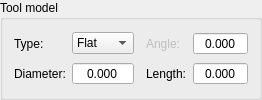
          <widget class="GroupBox" name="grpTool">
           <property name="title">
            <string>Tool model</string>
           </property>
           <layout class="QGridLayout" name="gridLayout">
            <item row="0" column="0">
             <widget class="QLabel" name="label_3">
              <property name="text">
               <string>Type:</string>
              </property>
             </widget>
            </item>
            <item row="1" column="0">
             <widget class="QLabel" name="label_4">
              <property name="text">
               <string>Diameter:</string>
              </property>
             </widget>
            </item>
            <item row="0" column="1">
             <widget class="QComboBox" name="cboToolType">
              <property name="sizePolicy">
               <sizepolicy hsizetype="Expanding" vsizetype="Fixed">
                <horstretch>0</horstretch>
                <verstretch>0</verstretch>
               </sizepolicy>
              </property>
              <item>
               <property name="text">
                <string>Flat</string>
               </property>
              </item>
              <item>
               <property name="text">
                <string>Conic</string>
               </property>
              </item>
             </widget>
            </item>
            <item row="0" column="4">
             <widget class="QLabel" name="lblToolAngle">
              <property name="enabled">
               <bool>false</bool>
              </property>
              <property name="text">
               <string>Angle:</string>
              </property>
             </widget>
            </item>
            <item row="1" column="4">
             <widget class="QLabel" name="lblToolLength">
              <property name="text">
               <string>Length:</string>
              </property>
             </widget>
            </item>
            <item row="0" column="2">
             <spacer name="horizontalSpacer_4">
              <property name="orientation">
               <enum>Qt::Horizontal</enum>
              </property>
              <property name="sizeType">
               <enum>QSizePolicy::Fixed</enum>
              </property>
              <property name="sizeHint" stdset="0">
               <size>
                <width>6</width>
                <height>20</height>
               </size>
              </property>
             </spacer>
            </item>
            <item row="1" column="1">
             <widget class="NumberBox" name="txtToolDiameter">
              <property name="sizePolicy">
               <sizepolicy hsizetype="Expanding" vsizetype="Fixed">
                <horstretch>0</horstretch>
                <verstretch>0</verstretch>
               </sizepolicy>
              </property>
              <property name="alignment">
               <set>Qt::AlignCenter</set>
              </property>
              <property name="buttonSymbols">
               <enum>QAbstractSpinBox::NoButtons</enum>
              </property>
              <property name="decimals">
               <number>3</number>
              </property>
              <property name="maximum">
               <double>99.000000000000000</double>
              </property>
             </widget>
            </item>
            <item row="1" column="5">
             <widget class="NumberBox" name="txtToolLength">
              <property name="sizePolicy">
               <sizepolicy hsizetype="Expanding" vsizetype="Fixed">
                <horstretch>0</horstretch>
                <verstretch>0</verstretch>
               </sizepolicy>
              </property>
              <property name="alignment">
               <set>Qt::AlignCenter</set>
              </property>
              <property name="buttonSymbols">
               <enum>QAbstractSpinBox::NoButtons</enum>
              </property>
              <property name="decimals">
               <number>3</number>
              </property>
              <property name="maximum">
               <double>999.000000000000000</double>
              </property>
             </widget>
            </item>
            <item row="0" column="5">
             <widget class="NumberBox" name="txtToolAngle">
              <property name="sizePolicy">
               <sizepolicy hsizetype="Expanding" vsizetype="Fixed">
                <horstretch>0</horstretch>
                <verstretch>0</verstretch>
               </sizepolicy>
              </property>
              <property name="alignment">
               <set>Qt::AlignCenter</set>
              </property>
              <property name="buttonSymbols">
               <enum>QAbstractSpinBox::NoButtons</enum>
              </property>
              <property name="decimals">
               <number>3</number>
              </property>
              <property name="maximum">
               <double>180.000000000000000</double>
              </property>
             </widget>
            </item>
           </layout>
          </widget>
